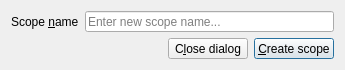
<?xml version="1.0" encoding="UTF-8"?>
<ui version="4.0">
 <class>gui::AddScope</class>
 <widget class="QDialog" name="gui::AddScope">
  <property name="windowModality">
   <enum>Qt::ApplicationModal</enum>
  </property>
  <property name="geometry">
   <rect>
    <x>0</x>
    <y>0</y>
    <width>345</width>
    <height>70</height>
   </rect>
  </property>
  <property name="minimumSize">
   <size>
    <width>345</width>
    <height>70</height>
   </size>
  </property>
  <property name="maximumSize">
   <size>
    <width>345</width>
    <height>70</height>
   </size>
  </property>
  <property name="windowTitle">
   <string>Create new scope</string>
  </property>
  <property name="modal">
   <bool>true</bool>
  </property>
  <layout class="QVBoxLayout" name="verticalLayout">
   <item>
    <layout class="QHBoxLayout" name="horizontalLayout_2">
     <item>
      <widget class="QLabel" name="lblScopeName">
       <property name="text">
        <string>Scope &amp;name</string>
       </property>
       <property name="buddy">
        <cstring>leScopeName</cstring>
       </property>
      </widget>
     </item>
     <item>
      <widget class="QLineEdit" name="leScopeName">
       <property name="placeholderText">
        <string>Enter new scope name...</string>
       </property>
      </widget>
     </item>
    </layout>
   </item>
   <item>
    <spacer name="verticalSpacer">
     <property name="orientation">
      <enum>Qt::Vertical</enum>
     </property>
     <property name="sizeHint" stdset="0">
      <size>
       <width>20</width>
       <height>40</height>
      </size>
     </property>
    </spacer>
   </item>
   <item>
    <layout class="QHBoxLayout" name="horizontalLayout">
     <item>
      <spacer name="horizontalSpacer">
       <property name="orientation">
        <enum>Qt::Horizontal</enum>
       </property>
       <property name="sizeHint" stdset="0">
        <size>
         <width>40</width>
         <height>20</height>
        </size>
       </property>
      </spacer>
     </item>
     <item>
      <widget class="QPushButton" name="pbCloseDialog">
       <property name="text">
        <string>C&amp;lose dialog</string>
       </property>
      </widget>
     </item>
     <item>
      <widget class="QPushButton" name="pbCreateScope">
       <property name="text">
        <string>&amp;Create scope</string>
       </property>
       <property name="default">
        <bool>true</bool>
       </property>
      </widget>
     </item>
    </layout>
   </item>
  </layout>
 </widget>
 <resources/>
 <connections/>
</ui>
